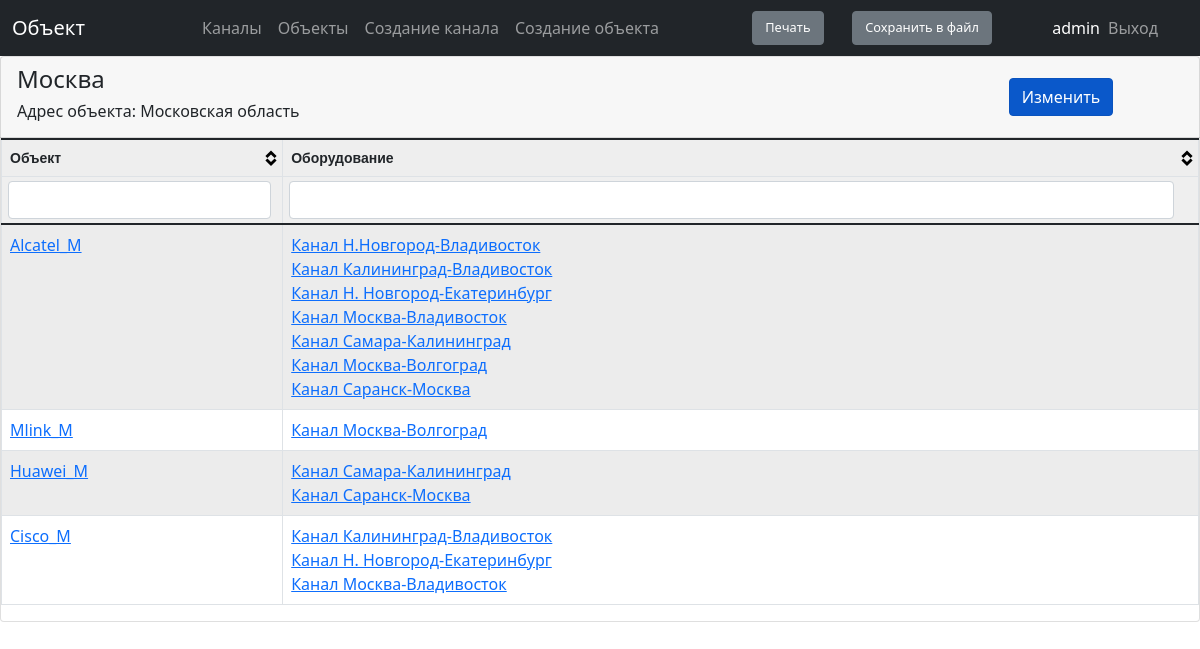
Screenshot of /scheme/58/location_detail_view (signed in) with the database file from the repository.
### scheme/models.py (models this page shows, shortened)
class Locations(models.Model):
    location = models.CharField(max_length=100, unique=True, verbose_name='Название объекта')
    address = models.CharField(max_length=300, verbose_name='Адрес объекта', blank=True)
    class Meta:
        verbose_name = 'Объекты'
        verbose_name_plural = 'Объекты'

class Equipment(models.Model):
    equipment = models.CharField(max_length=100, verbose_name='Оборудование')
    description = models.CharField(max_length=200, verbose_name='Описание', blank=True)
    locations_connect = models.ForeignKey('Locations', on_delete=models.PROTECT,
                        related_name='locationcon', verbose_name='Прохождение по оборудованию')
    class Meta:
        verbose_name = 'Оборудование'
        verbose_name_plural = 'Оборудование'

class Channels(models.Model):
    channel_name = models.CharField(max_length=300, unique=True, verbose_name='Наименование канала')
    object_a = models.CharField(max_length=100, verbose_name='Объект А')
    object_b = models.CharField(max_length=100, verbose_name='Объект Б')
    traffic = models.CharField(max_length=30, verbose_name='Трафик', blank=True)
    description = models.CharField(max_length=3000, verbose_name='Описание', blank=True)
    equipment_connect = models.ManyToManyField ('Equipment',
                        related_name='equipmentcon', verbose_name='Оборудование')
    class Meta:
            verbose_name = 'Канал'
            verbose_name_plural = 'Каналы'

### scheme/views.py (the view)
# urls.py: path('<int:pk>/location_detail_view', permission_required('scheme.view_locationdetailview')(views.LocationDetailView.as_view()), name='url_location_detail_view'),
class LocationDetailView(DetailView):
    model = Locations
    template_name = 'scheme/location_detail_view.html'
    context_object_name = 'location_detail'

### scheme/templates/scheme/location_detail_view.html (shortened to what this page needs)
{% extends 'main/index.html' %}
{% block title %} Объект {% endblock %}
{% block content %}
<div class="card">
    <div class="card-header row align-items-center">
        <div class="col-10 text-right">
            <h4>{{location_detail.location}}</h4>
            <h6>Адрес объекта: {{location_detail.address}}</h6>
        </div>
        <div class="col-2 align-items-start">
            <a href="{% url 'url_update_location' location_detail.id %}" class="btn btn-primary active" role="button" aria-pressed="true">Изменить</a>
        </div>
    </div>
        <table id='tblData'>
            <thead>
                <th>Объект</th>
                <th>Оборудование</th>
            </thead>
            <tbody>
                {%for loc in location_detail.locationcon.all%}
            <tr>
                <td><a href="{% url 'url_equipment_detail_view' loc.id %}" >{{loc.equipment}}</a></td>
                <td>{%for channel in loc.equipmentcon.all%}<a href="{% url 'url_channel_detail_view' channel.id %}" > {{ channel.channel_name}}</a><br>{% endfor %}</td>
            </tr>
            {%endfor%}
            </tbody>
        </table>
    </div>
{% endblock%}

### main/templates/main/index.html (shortened to what this page needs)
{% load static %}
<!DOCTYPE html>
<html lang="en">
<head>
    <link rel="stylesheet" href="{% static 'main/bootstrap/css/bootstrap.css' %}">
    <link rel="stylesheet" href="{% static 'main/tablesorter/theme.bootstrap_4.min.css' %}">
</head>
<body>
  <nav class="navbar navbar-expand-lg navbar-dark bg-dark">
    <div class="container-fluid">
      <div class="col-md-3 fs-6">
      <a class="navbar-brand" href="#">{% block title %} Модуль {% endblock %}</a>
      </div>
      <div class="collapse navbar-collapse" id="navbarNavDropdown">
        <ul class="navbar-nav">
          <li class="nav-item">
            <a class="nav-link" href="{% url 'url_channels' %}">Каналы</a>
          </li>
          <li class="nav-item">
            <a class="nav-link" href="{% url 'url_locations' %}">Объекты</a>
          </li>
          <li class="nav-item">
            <a class="nav-link" href="{% url 'url_create_channel' %}">Создание канала</a>
          </li>
          <li class="nav-item">
            <a class="nav-link" href="{% url 'url_create_location' %}">Создание объекта</a>
          </li>
        </ul>
      </div>
    </div>
    <div class='col-md-1 text-right'>
      <button type="button" class="btn btn-secondary print" style="font-size : 0.80em">Печать</button>
    </div>
    <div class='col-md-2 text-right'>
      <button class="btn btn-secondary" style="font-size : 0.80em"  onclick="exportTableToExcel('tblData', 'export')">Сохранить в файл</button>
    </div>
    <div class="navbar-nav text-white" >
      {{request.user}}
    </div>
      <div class="col-md-1 navbar-nav text-right" >
      <a href="{% url 'logout' %}" class="nav-link" >Выход</a>
    </div>
  </nav>
{% block content %}
{% endblock%}
</body>
</html>

### rows the page displays
Locations: location "Москва", address "Московская область"
Equipment: equipment "Alcatel_M"
Channels: channel_name "Канал Н.Новгород-Владивосток"
Channels: channel_name "Канал Калининград-Владивосток"
Channels: channel_name "Канал Н. Новгород-Екатеринбург"
Channels: channel_name "Канал Москва-Владивосток"
Channels: channel_name "Канал Самара-Калининград"
Channels: channel_name "Канал Москва-Волгоград"
Channels: channel_name "Канал Саранск-Москва"
Equipment: equipment "Mlink_M"
Equipment: equipment "Huawei_M"
Equipment: equipment "Cisco_M"

### other values shown
{{ request.user }} "admin"
